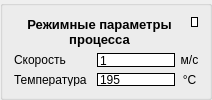
              <widget class="QGroupBox" name="groupBox_3">
               <property name="styleSheet">
                <string notr="true">QGroupBox#groupBox_3{
border: 2px solid #000000;
	background-color: rgb(213, 255, 234);
border-radius: 20px;
}</string>
               </property>
               <property name="title">
                <string/>
               </property>
               <layout class="QGridLayout" name="gridLayout_2">
                <item row="2" column="0">
                 <layout class="QHBoxLayout" name="horizontalLayout_4" stretch="45,45,10">
                  <item>
                   <widget class="QLabel" name="label_10">
                    <property name="sizePolicy">
                     <sizepolicy hsizetype="Ignored" vsizetype="Ignored">
                      <horstretch>0</horstretch>
                      <verstretch>0</verstretch>
                     </sizepolicy>
                    </property>
                    <property name="font">
                     <font>
                      <pointsize>8</pointsize>
                     </font>
                    </property>
                    <property name="toolTipDuration">
                     <number>-1</number>
                    </property>
                    <property name="text">
                     <string>&lt;html&gt;&lt;head/&gt;&lt;body&gt;&lt;p&gt;&lt;span style=&quot; font-size:9pt;&quot;&gt;Скорость&lt;br/&gt;крышки:&lt;/span&gt;&lt;/p&gt;&lt;/body&gt;&lt;/html&gt;</string>
                    </property>
                   </widget>
                  </item>
                  <item>
                   <widget class="QLineEdit" name="lineEdit_4">
                    <property name="sizePolicy">
                     <sizepolicy hsizetype="Expanding" vsizetype="Ignored">
                      <horstretch>0</horstretch>
                      <verstretch>0</verstretch>
                     </sizepolicy>
                    </property>
                    <property name="styleSheet">
                     <string notr="true">QLineEdit{
	
	background-color: rgb(255, 255, 255);
border: 1px solid #000000;
}</string>
                    </property>
                    <property name="text">
                     <string>1</string>
                    </property>
                   </widget>
                  </item>
                  <item>
                   <widget class="QLabel" name="label_11">
                    <property name="sizePolicy">
                     <sizepolicy hsizetype="Ignored" vsizetype="Ignored">
                      <horstretch>0</horstretch>
                      <verstretch>0</verstretch>
                     </sizepolicy>
                    </property>
                    <property name="font">
                     <font>
                      <pointsize>9</pointsize>
                     </font>
                    </property>
                    <property name="text">
                     <string>м/c</string>
                    </property>
                    <property name="alignment">
                     <set>Qt::AlignCenter</set>
                    </property>
                   </widget>
                  </item>
                 </layout>
                </item>
                <item row="3" column="0">
                 <layout class="QHBoxLayout" name="horizontalLayout_5" stretch="45,45,10">
                  <item>
                   <widget class="QLabel" name="label_12">
                    <property name="sizePolicy">
                     <sizepolicy hsizetype="Ignored" vsizetype="Ignored">
                      <horstretch>0</horstretch>
                      <verstretch>0</verstretch>
                     </sizepolicy>
                    </property>
                    <property name="font">
                     <font>
                      <pointsize>8</pointsize>
                     </font>
                    </property>
                    <property name="text">
                     <string>&lt;html&gt;&lt;head/&gt;&lt;body&gt;&lt;p&gt;&lt;span style=&quot; font-size:9pt;&quot;&gt;Температура &lt;br/&gt;крышки:&lt;/span&gt;&lt;/p&gt;&lt;/body&gt;&lt;/html&gt;</string>
                    </property>
                   </widget>
                  </item>
                  <item>
                   <widget class="QLineEdit" name="lineEdit_5">
                    <property name="sizePolicy">
                     <sizepolicy hsizetype="Expanding" vsizetype="Ignored">
                      <horstretch>0</horstretch>
                      <verstretch>0</verstretch>
                     </sizepolicy>
                    </property>
                    <property name="styleSheet">
                     <string notr="true">QLineEdit{
	
	background-color: rgb(255, 255, 255);
border: 1px solid #000000;
}</string>
                    </property>
                    <property name="text">
                     <string>195</string>
                    </property>
                   </widget>
                  </item>
                  <item>
                   <widget class="QLabel" name="label_13">
                    <property name="sizePolicy">
                     <sizepolicy hsizetype="Ignored" vsizetype="Ignored">
                      <horstretch>0</horstretch>
                      <verstretch>0</verstretch>
                     </sizepolicy>
                    </property>
                    <property name="font">
                     <font>
                      <pointsize>9</pointsize>
                     </font>
                    </property>
                    <property name="text">
                     <string>°С</string>
                    </property>
                    <property name="alignment">
                     <set>Qt::AlignCenter</set>
                    </property>
                   </widget>
                  </item>
                 </layout>
                </item>
                <item row="1" column="0">
                 <layout class="QHBoxLayout" name="horizontalLayout_40" stretch="20,60,10,10">
                  <item>
                   <widget class="QLabel" name="label_62">
                    <property name="text">
                     <string/>
                    </property>
                   </widget>
                  </item>
                  <item>
                   <widget class="QLabel" name="label_9">
                    <property name="font">
                     <font>
                      <pointsize>10</pointsize>
                      <weight>75</weight>
                      <bold>true</bold>
                     </font>
                    </property>
                    <property name="text">
                     <string>Режимные параметры
процесса</string>
                    </property>
                    <property name="alignment">
                     <set>Qt::AlignCenter</set>
                    </property>
                   </widget>
                  </item>
                  <item>
                   <widget class="QLabel" name="label_63">
                    <property name="text">
                     <string/>
                    </property>
                   </widget>
                  </item>
                  <item>
                   <layout class="QVBoxLayout" name="verticalLayout_18">
                    <item>
                     <widget class="QPushButton" name="pushButton_19">
                      <property name="sizePolicy">
                       <sizepolicy hsizetype="Ignored" vsizetype="Ignored">
                        <horstretch>0</horstretch>
                        <verstretch>0</verstretch>
                       </sizepolicy>
                      </property>
                      <property name="toolTip">
                       <string>&lt;!DOCTYPE HTML PUBLIC &quot;-//W3C//DTD HTML 4.0//EN&quot; &quot;http://www.w3.org/TR/REC-html40/strict.dtd&quot;&gt;
&lt;html&gt;&lt;head&gt;&lt;meta name=&quot;qrichtext&quot; content=&quot;1&quot; /&gt;&lt;style type=&quot;text/css&quot;&gt;
p, li { white-space: pre-wrap; }
&lt;/style&gt;&lt;/head&gt;&lt;body style=&quot; font-family:'MS Shell Dlg 2'; font-size:8pt; font-weight:400; font-style:normal;&quot;&gt;
&lt;p style=&quot; margin-top:12px; margin-bottom:12px; margin-left:0px; margin-right:0px; -qt-block-indent:0; text-indent:0px;&quot;&gt;&lt;span style=&quot; font-family:'MS Shell Dlg 2'; font-size:9pt;&quot;&gt;Провести вычислительный эксперимент&lt;/span&gt;&lt;/p&gt;&lt;/body&gt;&lt;/html&gt;</string>
                      </property>
                      <property name="styleSheet">
                       <string notr="true">QPushButton {
	background-color: rgb(255, 255, 255);
image: url(:/new/prefix1/121.png);
padding: 5 5 5 5;
border: 1px solid #000000;
border-radius: 5px;
} 
QPushButton::hover { 
	background-color: rgb(231, 231, 231);
} 
QPushButton::pressed {
 border: 3px solid #000000;
}</string>
                      </property>
                      <property name="text">
                       <string/>
                      </property>
                     </widget>
                    </item>
                    <item>
                     <widget class="QLabel" name="label_60">
                      <property name="text">
                       <string/>
                      </property>
                     </widget>
                    </item>
                   </layout>
                  </item>
                 </layout>
                </item>
               </layout>
              </widget>
